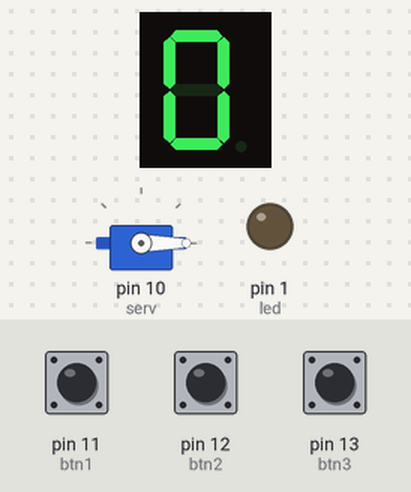
A sketch run on a simulated Arduino Uno, built with avr-gcc and run on an emulated ATmega328P. Parts: 1-digit seven-segment display, servo, output pins drawn as LEDs (lit = HIGH). Wiring (inferred from the names in the program): 1-digit 7-segment display, segments lit when HIGH: segments pin 2, pin 3, pin 4, pin 5, pin 6, pin 9, pin 8. Inputs (shaded band) come from the test bench; at power-on: pin 11 (btn1) LOW, pin 13 (btn3) LOW, pin 12 (btn2) LOW. The segment pins are drawn as the display they are named for; pins used as bus, display or sensor lines are not drawn.

Above: at 1.2 s.
1.3 s: pin 11 (btn1) pulled HIGH for 1 s
At 3.3 s:
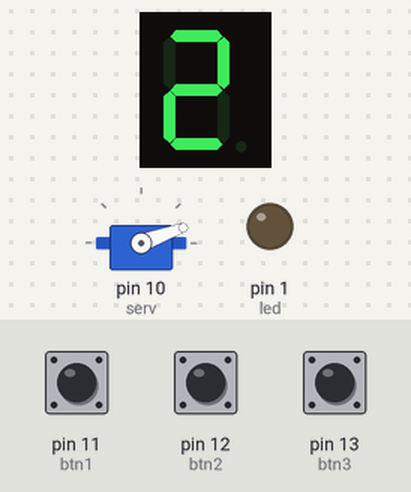
3.8 s: pin 13 (btn3) pulled HIGH for 0.15 s
At 3.96 s:
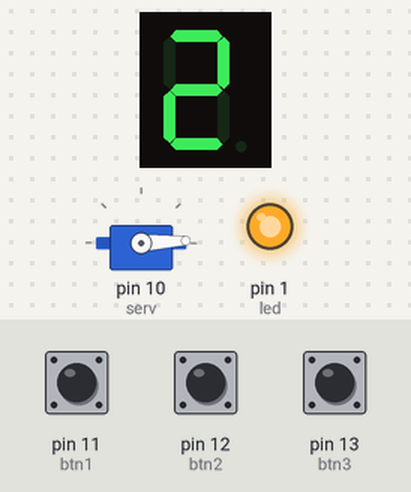
7.4 s: pin 11 (btn1) driven LOW
9.4 s: pin 12 (btn2) pulled HIGH for 1 s
At 11.6 s:
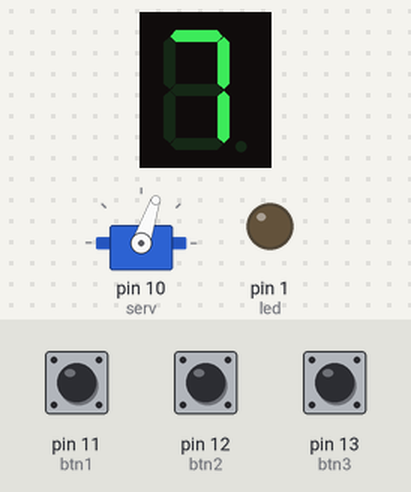
11.9 s: pin 12 (btn2) pulled HIGH for 1 s
At 13.7 s:
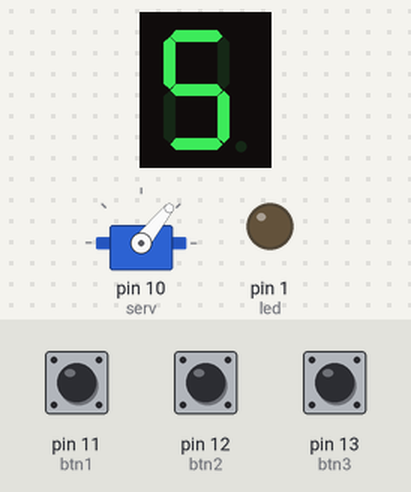
Timing chart, 0 to 15.2 s (numbered marks = the images above; inputs shaded):
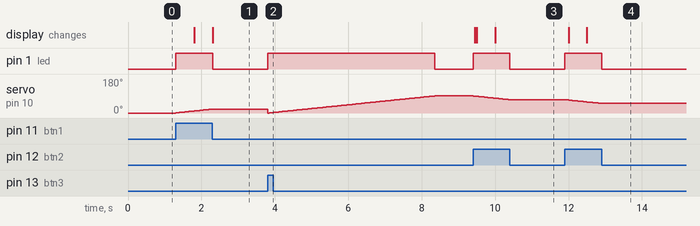

The sketch:

Acionamento_de_um_servo_motor_com_Display.ino
```cpp
//Biblioteca do Servo Motor
#include <Servo.h>

Servo mt; //"mt" Variável de chamada do motor
int serv = 10; //Pino analógico do motor
//Pinos dos LEDs do Display
int a = 2;
int b = 3;
int c = 4;
int d = 5;
int e = 6;
int f = 9;
int g = 8;

int led = 1;
int btn1 = 11;
int btn2 = 12;
int btn3 = 13;
//Variáveis de contagem
int leitor1 = 0;
int leitor2 = 0;
int leitor3 = 0;
int posicao = 0;

void setup()
{
  mt.attach(serv); //serve com pinMode do servo

  pinMode(a, OUTPUT);
  pinMode(b, OUTPUT);
  pinMode(c, OUTPUT);
  pinMode(d, OUTPUT);
  pinMode(e, OUTPUT);
  pinMode(f, OUTPUT);
  pinMode(g, OUTPUT);
  pinMode(led, OUTPUT);
  pinMode(btn1, INPUT);
  pinMode(btn2, INPUT);
  pinMode(btn3, INPUT);
}

void loop()
{
  digitalWrite(led, 0);
  leitor1 = digitalRead(btn1);
  leitor2 = digitalRead(btn2);
  leitor3 = digitalRead(btn3);

  mt.write(posicao); //Gira o eixo ate o grau "posicao"

  //Configuração dos valores a exibir no Display
  if(posicao > 9 && posicao <= 19)
  { //Display = 1
  	digitalWrite(a, 0);
    digitalWrite(b, 1);
    digitalWrite(c, 1);
    digitalWrite(d, 0);
    digitalWrite(e, 0);
    digitalWrite(f, 0);
    digitalWrite(g, 0);
  }
  if(posicao > 19 && posicao <= 29)
  { //Display = 2
  	digitalWrite(a, 1);
    digitalWrite(b, 1);
    digitalWrite(c, 0);
    digitalWrite(d, 1);
    digitalWrite(e, 1);
    digitalWrite(f, 0);
    digitalWrite(g, 1);
  }
  if(posicao > 29 && posicao <= 39)
  { //Display = 3
  	digitalWrite(a, 1);
    digitalWrite(b, 1);
    digitalWrite(c, 1);
    digitalWrite(d, 1);
    digitalWrite(e, 0);
    digitalWrite(f, 0);
    digitalWrite(g, 1);
  }
  if(posicao > 39 && posicao <= 49)
  { //Display = 4
  	digitalWrite(a, 0);
    digitalWrite(b, 1);
    digitalWrite(c, 1);
    digitalWrite(d, 0);
    digitalWrite(e, 0);
    digitalWrite(f, 1);
    digitalWrite(g, 1);
  }
  if(posicao > 49 && posicao <= 59)
  { //Display = 5
  	digitalWrite(a, 1);
    digitalWrite(b, 0);
    digitalWrite(c, 1);
    digitalWrite(d, 1);
    digitalWrite(e, 0);
    digitalWrite(f, 1);
    digitalWrite(g, 1);
  }
  if(posicao > 59 && posicao <= 69)
  { //Display = 6
  	digitalWrite(a, 1);
    digitalWrite(b, 0);
    digitalWrite(c, 1);
    digitalWrite(d, 1);
    digitalWrite(e, 1);
    digitalWrite(f, 1);
    digitalWrite(g, 1);
  }
  if(posicao > 69 && posicao <= 79)
  { //Display = 7
  	digitalWrite(a, 1);
    digitalWrite(b, 1);
    digitalWrite(c, 1);
    digitalWrite(d, 0);
    digitalWrite(e, 0);
    digitalWrite(f, 0);
    digitalWrite(g, 0);
  }
  if(posicao > 79 && posicao <= 89)
  { //Display = 8
  	digitalWrite(a, 1);
    digitalWrite(b, 1);
    digitalWrite(c, 1);
    digitalWrite(d, 1);
    digitalWrite(e, 1);
    digitalWrite(f, 1);
    digitalWrite(g, 1);
  }
  if(posicao == 90)
  { //Display = 9
  	digitalWrite(a, 1);
    digitalWrite(b, 1);
    digitalWrite(c, 1);
    digitalWrite(d, 0);
    digitalWrite(e, 0);
    digitalWrite(f, 1);
    digitalWrite(g, 1);
  }
  if(posicao <= 9)
  { //Display = 0
  	digitalWrite(a, 1);
    digitalWrite(b, 1);
    digitalWrite(c, 1);
    digitalWrite(d, 1);
    digitalWrite(e, 1);
    digitalWrite(f, 1);
    digitalWrite(g, 0);
  }

  //Configurações dos Botões:

  //Botão 1: Aumenta o ângulo do eixo e acende o LED
  if(leitor1 == 1)
  {
    posicao++;
    mt.write(posicao);
    digitalWrite(led, 1);
    delay(50);
  }
  //Botão 2: Diminui o ângulo do Botão e acende o LED
  if(leitor2 == 1)
  {
    posicao--;
    mt.write(posicao);
    digitalWrite(led, 1);
    delay(50);
  }
  //Botão 3: Aumenta o ângulo de 0 à 90	e acende o LED
  if(leitor3 == 1)
  {
    for(posicao = 0; posicao <= 90; posicao++){
      	digitalWrite(led, 1);
    	mt.write(posicao);
      	delay(50);
    }
  }
}
```

Measured:
- after the input at 1.3 s, pin 1 (led): LOW → HIGH at once, → LOW 1.0 s later; servo on pin 10 (serv): moves from 0° to 20° over 0.95 s, starting at once; the display: first changes after 0.50 s (image 1 shows a later state)
- after the input at 3.8 s, pin 1 (led): LOW → HIGH at once
- after the input at 9.4 s, pin 1 (led): LOW → HIGH at once, → LOW 1.0 s later; servo on pin 10 (serv): moves from 91° to 71° over 0.95 s, starting at once; the display: first changes after 0.05 s (image 3 shows a later state)
- after the input at 11.9 s, pin 1 (led): LOW → HIGH at once, → LOW 1.0 s later; servo on pin 10 (serv): moves from 71° to 51° over 0.95 s, starting at once; the display: first changes after 0.10 s (image 4 shows a later state)
